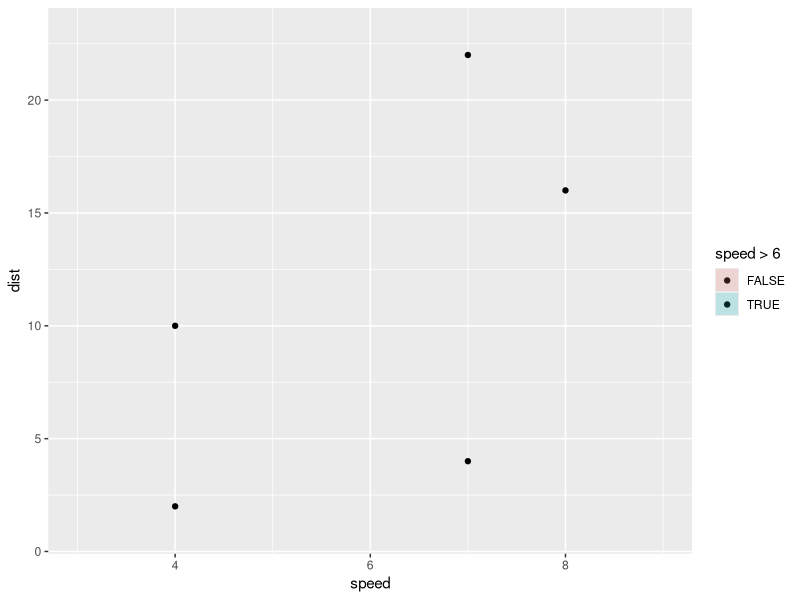

The R script that drew this image:
## ---- chunk 1
knitr::opts_chunk$set(echo = TRUE)

library(ggplot2)
library(tidyverse)
## ---- chunk 2
setup_data_diamonds <- function(data, params) {
    if (anyDuplicated(data$group)) {
      data$group <- paste(data$group, seq_len(nrow(data)), sep = "-")
    }
    data
  }
## ---- chunk 3
cars %>% 
  .[1:2,] %>% 
  mutate(group = row_number()) %>% 
  setup_data_diamonds()
## ---- chunk 4
# step2a.01 test row processing function
# in this case we write a function to process each row for the data
create_diamond <- function(x0, y0){
  data.frame(
    x = c(x0 + 1, x0, x0 - 1, x0, x0 + 1),
    y = c(y0, y0 + 1, y0, y0 - 1 , y0)
  )
}

# step2a.02 test row processing function
create_diamond(1, 2)

# step 2a.03
compute_panel_diamonds <- function(data, scales) {
    
    cols_to_keep <- setdiff(names(data), c("x0", "y0"))
    
    diamonds <- lapply(seq_len(nrow(data)), function(i) {
      
      diamonds_path <- create_diamond(data$x0[i], data$y0[i])
      cbind(diamonds_path, unclass(data[i, cols_to_keep]))
      
    })
    
    do.call(rbind, diamonds)
}
## ---- chunk 5
cars %>% 
  .[1:2,] %>% 
  rename(x0 = speed) %>% 
  rename(y0 = dist) %>% 
  mutate(group = row_number()) %>% 
  compute_panel_diamonds()
## ---- chunk 6
StatDiamond <- ggproto("StatDiamond", Stat, 
  setup_data = setup_data_diamonds,
  compute_panel = compute_panel_diamonds,
  required_aes = c("x0", "y0")
)
## ---- chunk 7
geom_diamond <- function(mapping = NULL, 
                        data = NULL, 
                        stat = "diamond", 
                        position = "identity", ..., 
                        arrow = NULL, 
                        lineend = "butt", 
                        linejoin = "round", 
                        na.rm = FALSE, 
                        show.legend = NA, 
                        inherit.aes = TRUE) {
  layer(
    data = data, 
    mapping = mapping, 
    stat = stat, 
    geom = GeomPolygon, 
    position = position, 
    show.legend = show.legend, 
    inherit.aes = inherit.aes, 
    params = list(
      arrow = arrow, 
      lineend = lineend, 
      linejoin = linejoin, 
      na.rm = na.rm, 
      ...
    )
  )
}
## ---- chunk 8
set.seed(1244)
cars %>% 
  .[1:5,] %>%
  ggplot() +
  aes(x = speed, y = dist) +
  geom_point() +
  aes(x0 = speed, y0 = dist) +
  geom_diamond(alpha = .2) + 
  aes(fill = speed > 6)
## ---- chunk 9
layer_data(last_plot(), 2)
